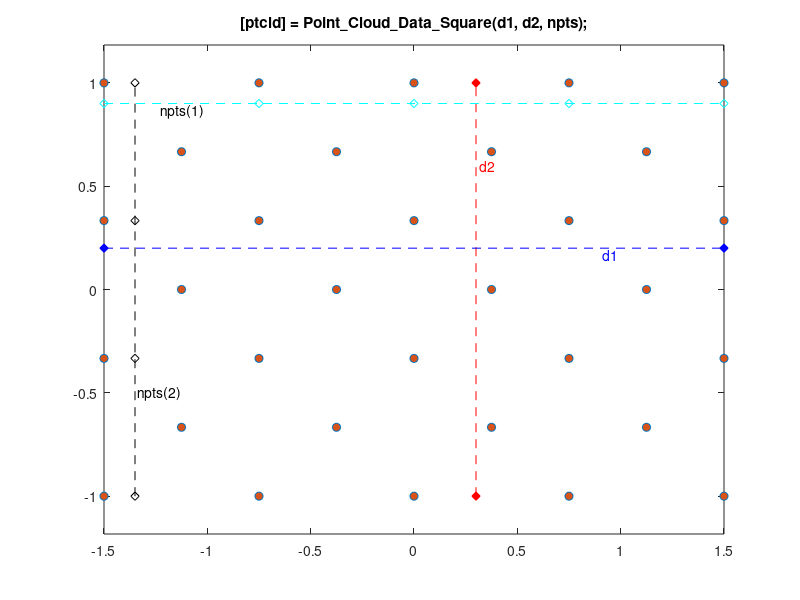

The MATLAB source for this figure:
function ptcld = Point_Cloud_Data_Square(d1,d2,npts,varargin)
%Point_Cloud_Data_Brick Produce point cloud covering a square
%   [ptcld] = Point_Cloud_Data_Square(d1,d2,npts)
%
%   You can specify:
%       d1         length along x
%       d2         length along y
%       npts       [number of points along x, number of points along y]
%   Point cloud data will be centered at [0,0,0]
%
% Copyright 2021-2023 The MathWorks, Inc.

% Default data to show diagram
if (nargin == 0)
    d1 = 3;
    d2 = 2;
    npts = [5 4];
end

% Check if plot should be produced
if (isempty(varargin))
    showplot = 'n';
else
    showplot = varargin;
end

d1_locs = linspace(0,d1,npts(1))-d1/2;
d2_locs = linspace(0,d2,npts(2))-d2/2;

[pts_set1_grid_x,pts_set1_grid_y] = meshgrid(d1_locs, d2_locs);
pts_set1      = [reshape(pts_set1_grid_x,[],1) reshape(pts_set1_grid_y,[],1)];

d1_int  = mean([d1_locs(1:end-1);d1_locs(2:end)]);
d2_int  = mean([d2_locs(1:end-1);d2_locs(2:end)]);
[pts_set2_grid_x,pts_set2_grid_y] = meshgrid(d1_int,d2_int);
pts_set2      = [reshape(pts_set2_grid_x,[],1) reshape(pts_set2_grid_y,[],1)];

ptcld = [pts_set1;pts_set2];

% Plot diagram to show parameters and extrusion
if (nargin == 0 || strcmpi(showplot,'plot'))
    
    % Figure name
    figString = ['h1_' mfilename];
    % Only create a figure if no figure exists
    figExist = 0;
    fig_hExist = evalin('base',['exist(''' figString ''')']);
    if (fig_hExist)
        figExist = evalin('base',['ishandle(' figString ') && strcmp(get(' figString ', ''type''), ''figure'')']);
    end
    if ~figExist
        fig_h = figure('Name',figString);
        assignin('base',figString,fig_h);
    else
        fig_h = evalin('base',figString);
    end
    figure(fig_h)
    clf(fig_h)
    
    temp_colororder = get(gca,'defaultAxesColorOrder');
    
    plot(ptcld(:,1),ptcld(:,2),'o','MarkerFaceColor',temp_colororder(2,:))
    hold on

    plot([1 1]*0.1*d1,[-0.5 0.5]*d2,'r--d','MarkerFaceColor','r');
    text(0.1*d1,0.6*0.5*d2,'{\color{red} d2}','HorizontalAlignment','left');

    plot([-0.5 0.5]*d1,[1 1]*0.1*d2,'b--d','MarkerFaceColor','b');
    text(0.6*0.5*d1,0.1*d2,'{\color{blue} d1}','VerticalAlignment','top');

    plot(d1_locs,ones(1,length(d1_locs))*0.45*d2,'c--d');
    text(mean(d1_locs(1:2)),0.45*d2,'{\color{cyan} npts(1)}',...
        'HorizontalAlignment','center','VerticalAlignment','top');
    
    plot(-ones(1,length(d2_locs))*0.45*d1,d2_locs,'k--d');
    text(-0.45*d1,mean(d2_locs(1:2))*0.75,'{\color{black} npts(2)}',...
        'HorizontalAlignment','left');
    
    title(['[ptcld] = Point\_Cloud\_Data\_Square(d1, d2, npts);']);
    hold off
    box on
    axis equal
    grid off
end